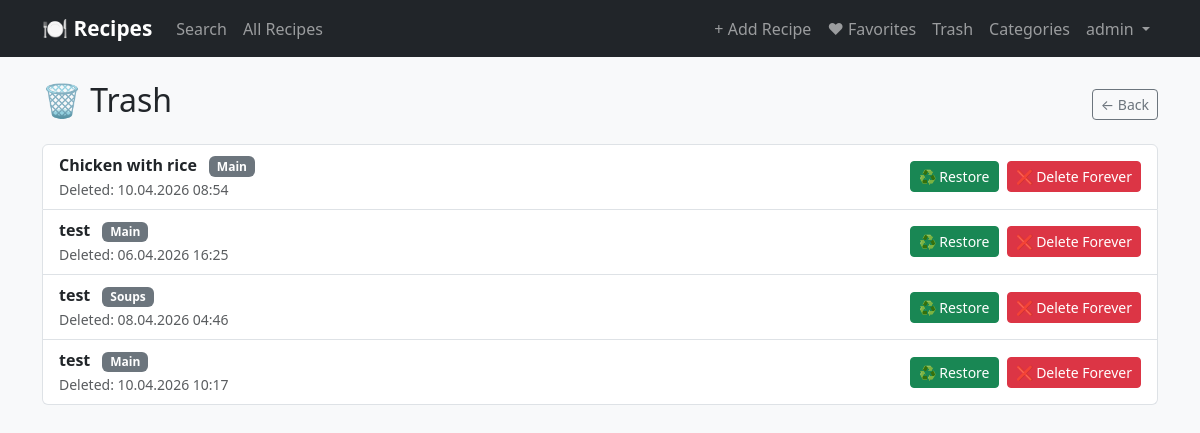
The page /trash (signed in) on the database its author committed.
### entities/user.py (models this page shows, shortened)
class User(UserMixin, db.Model):
    __tablename__ = 'users'
    id            = db.Column(db.Integer, primary_key=True)
    username      = db.Column(db.String(100), unique=True, nullable=False)
    email         = db.Column(db.String(255), unique=True, nullable=False, index=True)
    password_hash = db.Column(db.String(255), nullable=False)
    role          = db.Column(db.String(20), default='user')  # 'user' | 'admin'
    bio           = db.Column(db.Text, nullable=True)
    avatar_path   = db.Column(db.String(512), nullable=True)
    is_active     = db.Column(db.Boolean, default=True, nullable=False)
    created_at    = db.Column(db.DateTime, default=datetime.utcnow)
    updated_at    = db.Column(db.DateTime, default=datetime.utcnow, onupdate=datetime.utcnow)
    recipes  = db.relationship('Recipe', backref='author', lazy='dynamic',
                               foreign_keys='Recipe.author_id')
    favorites = db.relationship('Favorite', backref='user', lazy='dynamic')
    ratings   = db.relationship('Rating',   backref='user', lazy='dynamic')
    comments  = db.relationship('Comment',  backref='user', lazy='dynamic')
    def is_admin(self):
        return self.role == 'admin'

### entities/recipe.py (models this page shows, shortened)
class Recipe(db.Model):
    __tablename__ = 'recipes'
    id          = db.Column(db.Integer, primary_key=True)
    title       = db.Column(db.String(255), nullable=False)
    description = db.Column(db.String(500), nullable=True)   # short summary
    ingredients  = db.Column(db.Text, nullable=False)
    instructions = db.Column(db.Text, nullable=False)
    prep_time  = db.Column(db.Integer,     nullable=True)   # minutes
    cook_time  = db.Column(db.Integer,     nullable=True)   # minutes
    servings   = db.Column(db.Integer,     nullable=True)
    difficulty = db.Column(db.String(20),  nullable=True)   # 'easy' | 'medium' | 'hard'
    image_path  = db.Column(db.String(512), nullable=True)
    author_id   = db.Column(db.Integer, db.ForeignKey('users.id'),      nullable=True)
    category_id = db.Column(db.Integer, db.ForeignKey('categories.id'), nullable=True)
    is_published = db.Column(db.Boolean, default=True,  nullable=False)
    is_deleted   = db.Column(db.Boolean, default=False, nullable=False, index=True)
    deleted_at   = db.Column(db.DateTime, nullable=True)
    view_count   = db.Column(db.Integer,  default=0,    nullable=False)
    created_at = db.Column(db.DateTime, default=datetime.utcnow)
    updated_at = db.Column(db.DateTime, default=datetime.utcnow, onupdate=datetime.utcnow)
    steps              = db.relationship('RecipeStep',       backref='recipe', lazy='dynamic',
                                         order_by='RecipeStep.step_number',
                                         cascade='all, delete-orphan')
    recipe_ingredients = db.relationship('RecipeIngredient', backref='recipe', lazy='dynamic',
                                         cascade='all, delete-orphan')
    tags               = db.relationship('Tag', secondary=recipe_tags,
                                         backref='recipes', lazy='subquery')
    favorites          = db.relationship('Favorite', backref='recipe', lazy='dynamic',
                                         cascade='all, delete-orphan')
    ratings            = db.relationship('Rating',   backref='recipe', lazy='dynamic',
                                         cascade='all, delete-orphan')
    comments           = db.relationship('Comment',  backref='recipe', lazy='dynamic',
                                         cascade='all, delete-orphan')

### entities/category.py (models this page shows, shortened)
class Category(db.Model):
    __tablename__ = 'categories'
    id          = db.Column(db.Integer, primary_key=True)
    name        = db.Column(db.String(120), unique=True, nullable=False)
    slug        = db.Column(db.String(140), unique=True, nullable=False)
    description = db.Column(db.String(255), nullable=True)
    image_path  = db.Column(db.String(512), nullable=True)
    created_at  = db.Column(db.DateTime, default=datetime.utcnow)
    recipes = db.relationship('Recipe', backref='category', lazy='dynamic')

### app.py (the view)
@app.route('/trash')
@login_required
def trash():
    if current_user.is_admin():
        items = Recipe.query.filter_by(is_deleted=True).all()
    else:
        items = Recipe.query.filter_by(is_deleted=True, author_id=current_user.id).all()
    return render_template('trash.html', recipes=items)

### templates/trash.html (shortened to what this page needs)
{% extends "base.html" %}
{% block content %}
<div class="d-flex justify-content-between align-items-center mb-3">
  <h2>🗑 Trash</h2>
  <a href="{{ url_for('index') }}" class="btn btn-outline-secondary btn-sm">← Back</a>
</div>
{% if recipes|length == 0 %}
  <div class="alert alert-info">Trash is empty.</div>
{% else %}
  <div class="list-group">
    {% for r in recipes %}
    <div class="list-group-item">
      <div class="d-flex justify-content-between align-items-center">
        <div>
          <strong>{{ r.title }}</strong>
          {% if r.category %}<span class="badge bg-secondary ms-2">{{ r.category.name }}</span>{% endif %}
          <br>
          <small class="text-muted">Deleted: {{ r.deleted_at.strftime('%d.%m.%Y %H:%M') if r.deleted_at else '—' }}</small>
        </div>
        <div class="d-flex gap-2">
          <form method="post" action="{{ url_for('trash_restore', recipe_id=r.id) }}">
            <button class="btn btn-sm btn-success">♻️ Restore</button>
          </form>
          {% if current_user.is_admin() %}
          <form method="post" action="{{ url_for('trash_permanent', recipe_id=r.id) }}">
            <button class="btn btn-sm btn-danger" onclick="return confirm('Permanently delete? This cannot be undone!')">❌ Delete Forever</button>
          </form>
          {% endif %}
        </div>
      </div>
    </div>
    {% endfor %}
  </div>
{% endif %}
{% endblock %}

### templates/base.html (shortened to what this page needs)
<!doctype html>
<html lang="en">
<head>
  <link href="https://cdn.jsdelivr.net/npm/bootstrap@5.3.0/dist/css/bootstrap.min.css" rel="stylesheet">
</head>
<body class="bg-light">
<nav class="navbar navbar-expand-lg navbar-dark bg-dark mb-4">
  <div class="container">
    <a class="navbar-brand" href="{{ url_for('index') }}">🍽 Recipes</a>
    <div class="collapse navbar-collapse" id="navMenu">
      <ul class="navbar-nav me-auto">
        <li class="nav-item"><a class="nav-link" href="{{ url_for('index') }}">Search</a></li>
        <li class="nav-item"><a class="nav-link" href="{{ url_for('all_recipes') }}">All Recipes</a></li>
      </ul>
      <ul class="navbar-nav ms-auto">
        {% if current_user.is_authenticated %}
          <li class="nav-item"><a class="nav-link" href="{{ url_for('add_recipe') }}">+ Add Recipe</a></li>
          <li class="nav-item"><a class="nav-link" href="{{ url_for('favorites') }}">❤ Favorites</a></li>
          <li class="nav-item"><a class="nav-link" href="{{ url_for('trash') }}">Trash</a></li>
          {% if current_user.is_admin() %}
            <li class="nav-item"><a class="nav-link" href="{{ url_for('categories') }}">Categories</a></li>
          {% endif %}
          <li class="nav-item dropdown">
            <a class="nav-link dropdown-toggle" href="#" data-bs-toggle="dropdown">
              {{ current_user.username }}
            </a>
          </li>
        {% else %}
          <li class="nav-item"><a class="nav-link" href="{{ url_for('auth.login') }}">Log In</a></li>
          <li class="nav-item"><a class="nav-link" href="{{ url_for('auth.register') }}">Register</a></li>
        {% endif %}
      </ul>
    </div>
  </div>
</nav>
<div class="container">
  {% block content %}{% endblock %}
</div>
</body>
</html>

### templates/base.html (style rules this page uses)
.navbar-brand { font-weight:700; font-size:1.3rem; }

### rows shown on the page
User: username "admin"
Recipe: title "Chicken with rice", category.name "Main", deleted_at "10.04.2026 08:54"
Recipe: title "test", category.name "Main", deleted_at "06.04.2026 16:25"
Recipe: title "test", category.name "Soups", deleted_at "08.04.2026 04:46"
Recipe: title "test", category.name "Main", deleted_at "10.04.2026 10:17"
